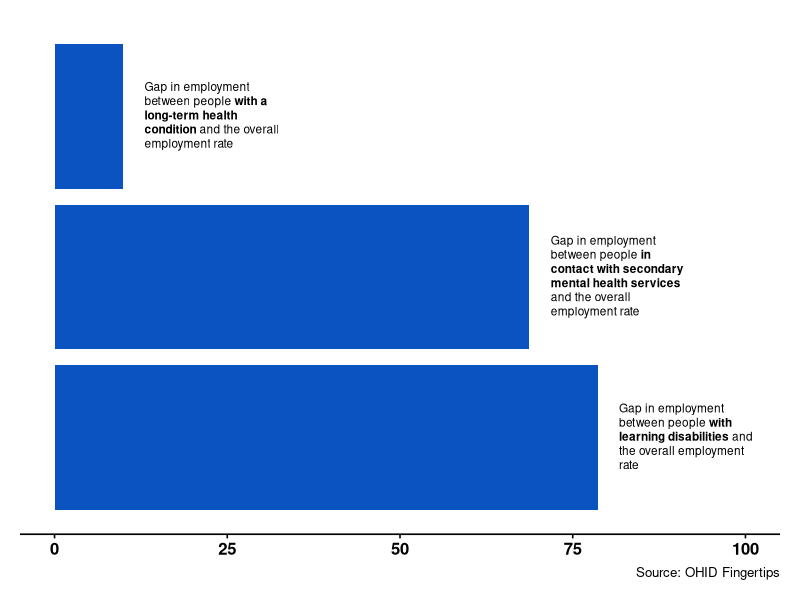
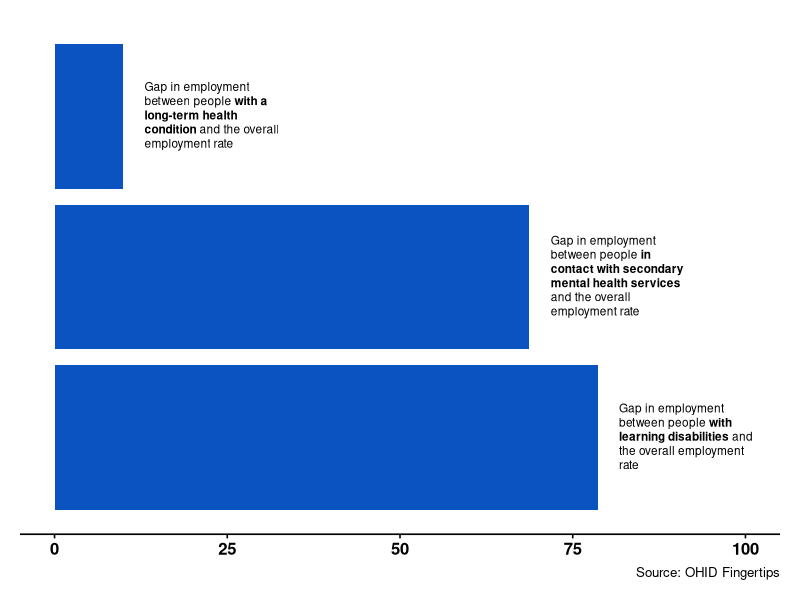

Here is the R script that generated these plots, in order:
# Employment gaps 

library(tidyverse)
library(ggthemes)
library(ggtext)

# Configure location for saving files
save_place <- '~/Documents/JSNA/latex_summary/images'
the_measures <- c('**with a long-term health condition**','**with learning disabilities**','**in contact with secondary mental health services**')
plot_tbl <- tibble(
  measures = the_measures,
  values = c(9.9,78.6,68.7),
  measure_labels = paste("Gap in employment between people",the_measures,"and the overall employment rate")
)

label_delta <- 2 # How far to nudge labels along the x axis

gaps_plot <- ggplot(data = plot_tbl,
                    mapping = aes(x=values, y=reorder(measures,-values), label = measure_labels)) +
  geom_col(fill = '#0b53c1') +
  geom_textbox(nudge_x = label_delta, hjust = 0, box.colour = NA, fill = NA, size = 3, width = grid::unit(0.2, "npc")) +
  labs(y = element_blank(),
       caption = 'Source: OHID Fingertips') +
  scale_y_discrete(breaks = c(1,2,3),
                   labels = c(NA, NA, NA)) +
  scale_x_continuous(limits=c(0,100)) +
  theme_wsj() +
  theme(title = element_text(family = "sans", size = rel(1)),
        rect = element_rect(fill = 'transparent', linetype = 0, colour = NA))

plot(gaps_plot)

ggsave(gaps_plot, filename = 'employment_gaps.png', path = save_place, bg = 'transparent', units = 'mm', width = 180, height = 120)
